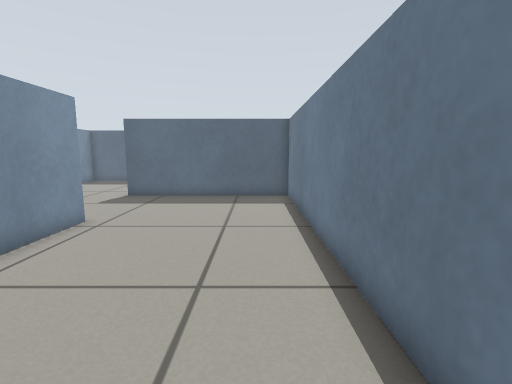
View 1 (above)

12 first-person views from a walk through a Gazebo world. The camera is 0.57 m above the floor, tilts 8° down and sees 85° across. The lines on the ground mark 1 m squares. The floor is counted in squares, 0.25 m on a side. Each view is taken from the middle of a square. On the plan, view 1 faces up. The plan holds only what a view shows up to about 17 squares ahead; the rest is blank. Surface patterns are stand-ins for the level's own textures.

View 2
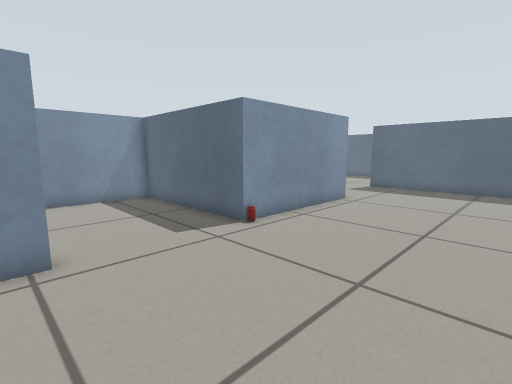

View 3
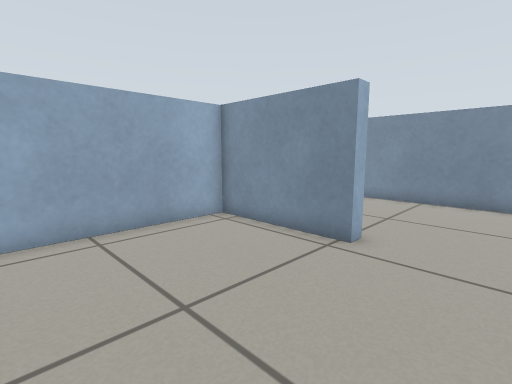

View 4
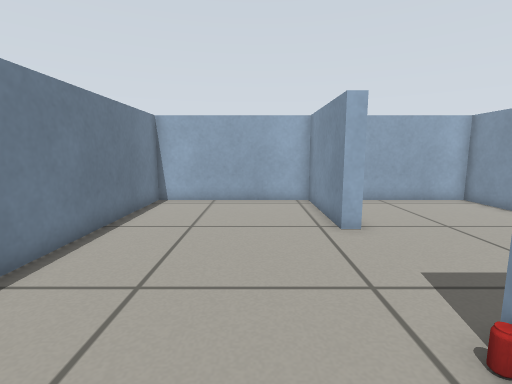

View 5
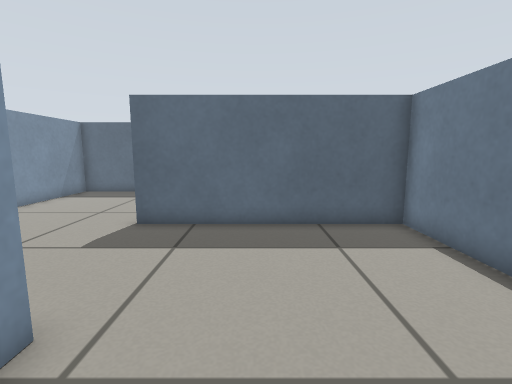

View 6
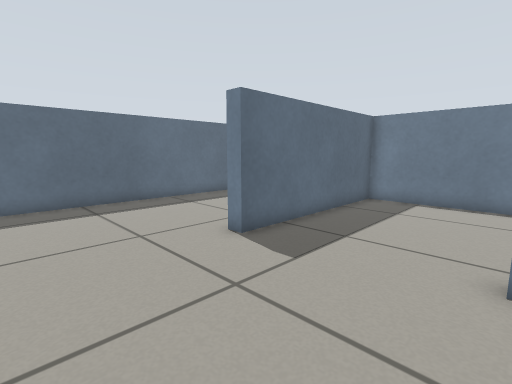

View 7
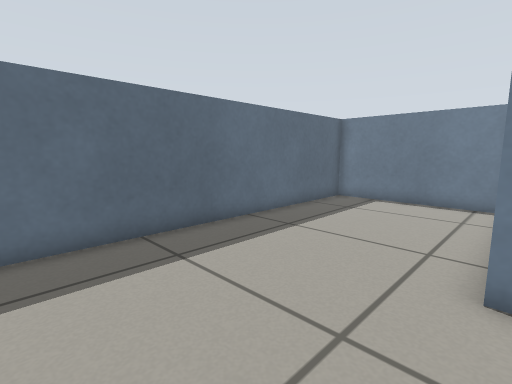

View 8
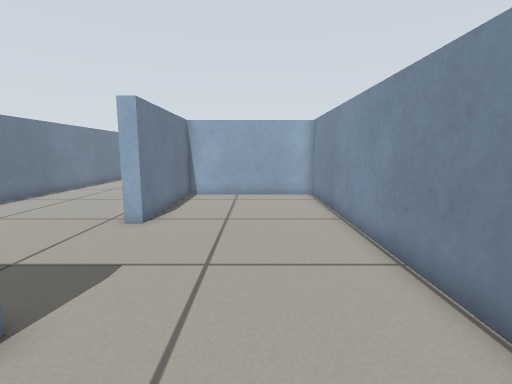

View 9
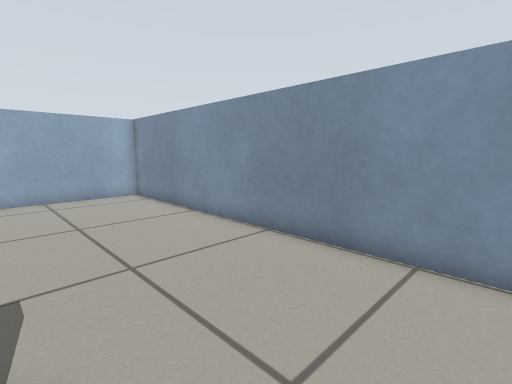

View 10
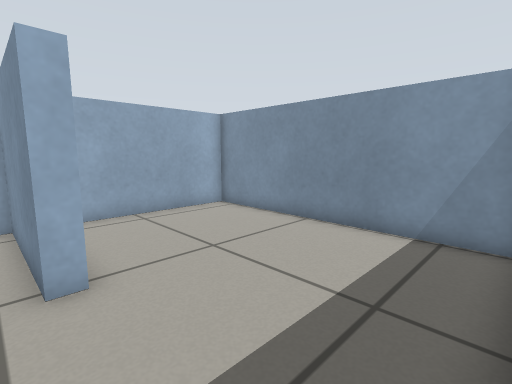

View 11
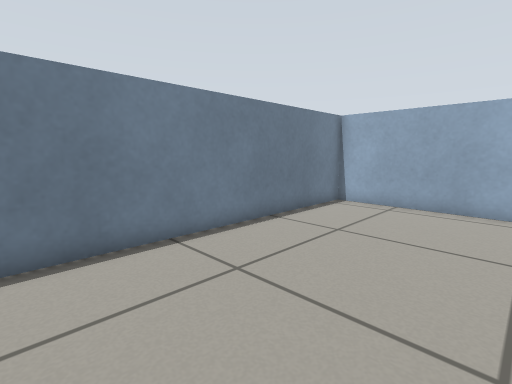

View 12
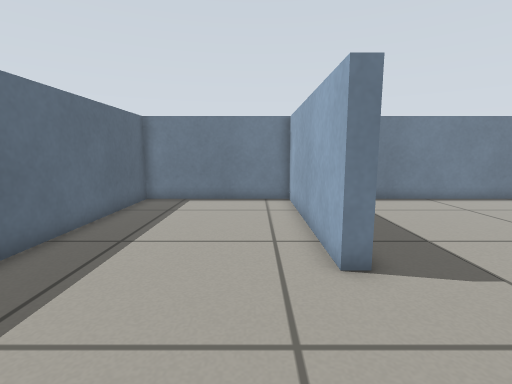

### Floor plan
Ten units are one square. View 1 is at (0, 0); x grows to the right and y downward. Boxes are objects, and circles mark ways between rooms. Rooms are numbered by the first view taken in them; rooms with no view inside come last. Other rooms are left out.
<svg viewBox="-136 -229 158 318">
<path fill="none" stroke="#000" d="M-56 31 -56 84 17 84 17 -148 -56 -148M-56 -91 -56 -21M-56 -148 -68 -148 -68 -153 17 -153 17 -224 -131 -224 -131 -27 -63 -27 -63 -91 -56 -91M-62 31 -56 31M-56 -21 -131 -21 -131 84 -73 84"/>
<circle cx="-60" cy="-120" r="3" fill="#2a7"/>
<circle cx="-60" cy="10" r="3" fill="#2a7"/>
<text x="-20" y="-30">1</text>
<text x="-70" y="-150">2</text>
<text x="-90" y="30">3</text>
</svg>
Room 1 opens to room 2. Room 1 opens to room 3.

Where each view was taken, in squares from view 1:
view 1: 0 up, 0 right, facing up
view 2: 4 down, 1 right, facing up-left
view 3: 0 up, 1 right, facing down-left
view 4: 5 up, 3 left, facing down
view 5: 6 up, 3 left, facing up
view 6: 9 up, 12 left, facing up-right
view 7: 15 up, 12 left, facing up-right
view 8: 18 up, 10 left, facing down
view 9: 18 up, 7 left, facing down-left
view 10: 2 up, 5 left, facing down-left
view 11: 4 up, 5 left, facing down-right
view 12: 17 up, 12 left, facing right
